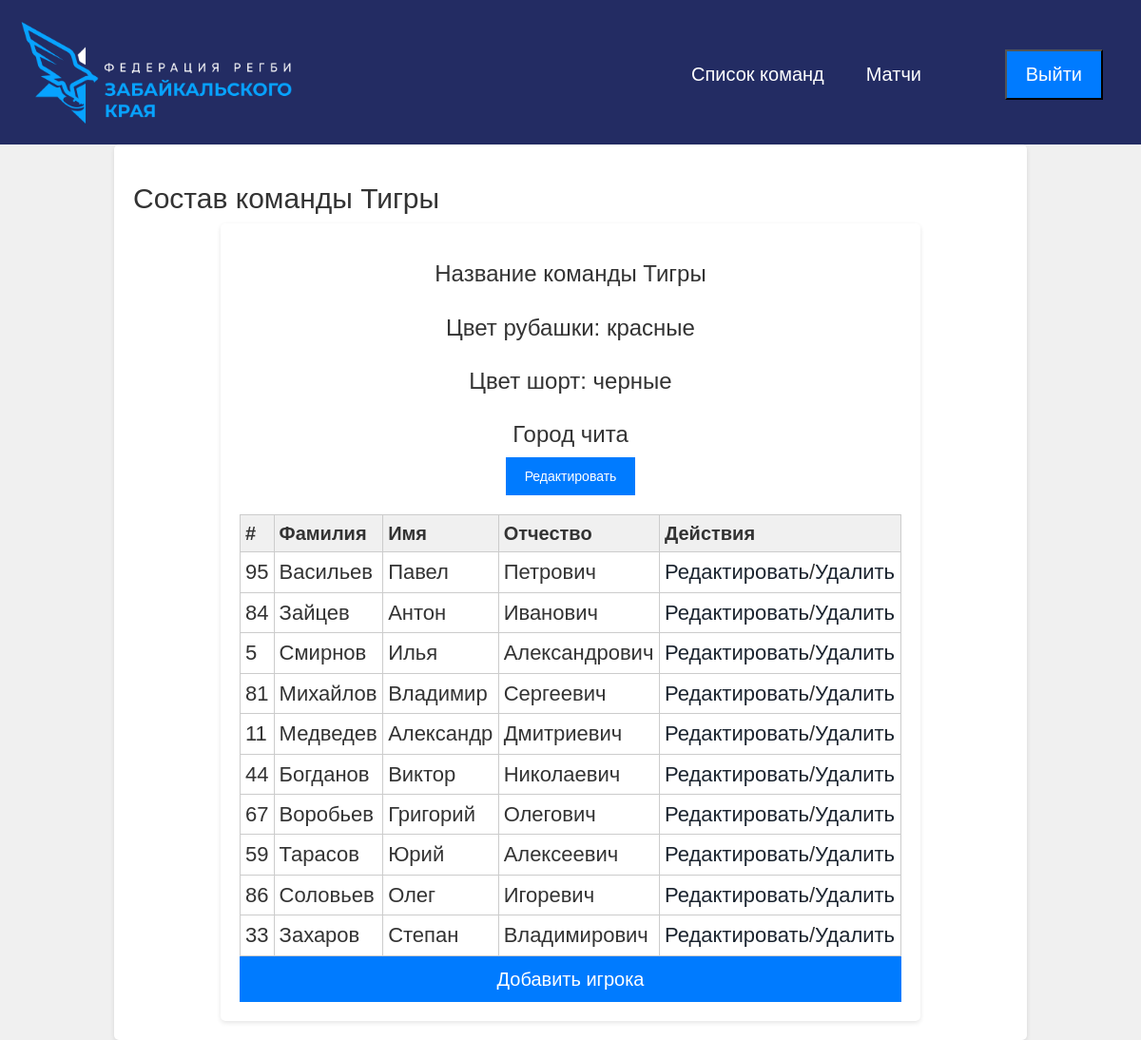
/TeamDetail/3/, run on the app's committed database.
### trener/models.py (models this page shows, shortened)
class Team(models.Model):
    Name=models.TextField()
    TShirts=models.TextField()
    Pants=models.TextField()
    City=models.TextField()
    Trener=models.ForeignKey(mod.User,related_name='team', on_delete=models.CASCADE)
    class Meta:
        verbose_name = 'Команда'
        verbose_name_plural = 'Команды'

class Player(models.Model):
    FName=models.TextField(max_length=100)
    SName=models.TextField(max_length=100, blank=True)
    LName=models.TextField(max_length=100)
    Team=models.ForeignKey(Team, related_name='teamdetail', on_delete=models.CASCADE)
    Number=models.TextField()
    Capitan=models.BooleanField(default=False)
    class Meta:
        verbose_name = 'Игрок'
        verbose_name_plural = 'Игроки'

### trener/views.py (the view)
# urls.py: path('TeamDetail/<int:id>/', views.player_list,name='players_list'),
def player_list(request, id):
    team=Team.objects.filter(id=id)
    players=Player.objects.filter(Team_id=id)
    return render(request,'teamdetail.html',{'players':players, 'team':team})

### templates/teamdetail.html
{% extends 'base.html' %}
{% block content %}
<section class="container">
	<h2>Состав команды {{team.0.Name}}</h2>
	<div class="container">
	<section class="team-management">
		<h3>Название команды {{team.0.Name}}</h3>
		<h3>Цвет рубашки: {{team.0.TShirts}}</h3>
		<h3>Цвет шорт: {{team.0.Pants}}</h3>
		<h3>Город {{team.0.City}}</h3>
		<a href="/edit_team/{{team.0.pk}}/"><button class="save-changes-btn">Редактировать</button></a>
	</section>
	<table class="team-table" id="myTable">
		<thead>
			<tr>
				<th>#</th>
				<th>Фамилия</th>
				<th>Имя</th>
				<th>Отчество</th>
				<th>Действия</th>
			</tr>
		</thead>
		<tbody>
			{%for player in players %}
			<tr>
				<td>{{ player.Number }}</td>
				<td>{{ player.LName }}</td>
				<td>{{ player.FName }}</td>
				<td>{{ player.SName }}</td>
				<td><a href="/edit_player/{{player.pk}}/">Редактировать</a>/<a href="/delete/{{player.pk}}/">Удалить</a></td>
			</tr>
			{% endfor %}
		</tbody>
	</table>
	<a href="/add/{{team.0.pk}}" class="button">Добавить игрока</a>
</div>
{% endblock %}

### static/css/style1.css (style rules this page uses)
body { font-family: sans-serif; margin: 0; padding: 0; background-color: #f0f0f0; }
section { margin-bottom: 20px; }
.team-table { width: 100%; border-collapse: collapse; }
.team-table th, .team-table td { border: 1px solid #ccc; padding: 5px; text-align: left; font-size: 22px; }
.team-table th { font-size: 20px; background-color: #f0f0f0; }
.team-management { display: flex; flex-direction: column; align-items: center; }
.team-management button { padding: 10px 20px; background-color: #007bff; color: #fff; border: none; cursor: pointer; }
.container { width: 80%; margin: 0 auto; padding: 20px; background-color: #fff; border-radius: 5px; box-shadow: 0 2px 5px rgba(0, 0, 0, 0.1); }
.button { display: block; padding: 10px 20px; background-color: #007bff; color: #fff; text-align: center; text-decoration: none; cursor: pointer; font-size: 20px; }
.form .input, .button, .select, .textarea { width: 100%; }

### data on the page
Team: Name "Тигры", TShirts "красные", Pants "черные", City "чита"
Player: Number "95", LName "Васильев", FName "Павел", SName "Петрович"
Player: Number "84", LName "Зайцев", FName "Антон", SName "Иванович"
Player: Number "5", LName "Смирнов", FName "Илья", SName "Александрович"
Player: Number "81", LName "Михайлов", FName "Владимир", SName "Сергеевич"
Player: Number "11", LName "Медведев", FName "Александр", SName "Дмитриевич"
Player: Number "44", LName "Богданов", FName "Виктор", SName "Николаевич"
Player: Number "67", LName "Воробьев", FName "Григорий", SName "Олегович"
Player: Number "59", LName "Тарасов", FName "Юрий", SName "Алексеевич"
Player: Number "86", LName "Соловьев", FName "Олег", SName "Игоревич"
Player: Number "33", LName "Захаров", FName "Степан", SName "Владимирович"
